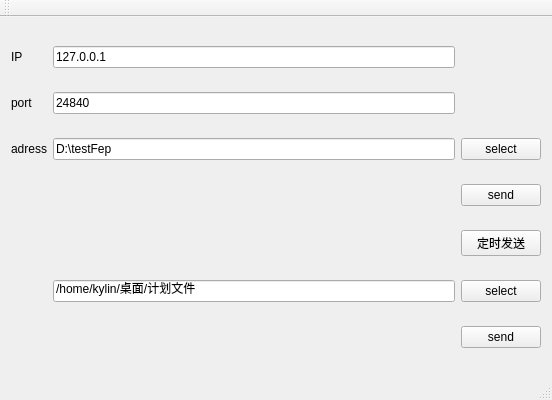
<?xml version="1.0" encoding="UTF-8"?>
<ui version="4.0">
 <class>MainWindow</class>
 <widget class="QMainWindow" name="MainWindow">
  <property name="geometry">
   <rect>
    <x>0</x>
    <y>0</y>
    <width>552</width>
    <height>400</height>
   </rect>
  </property>
  <property name="windowTitle">
   <string>MainWindow</string>
  </property>
  <widget class="QWidget" name="centralWidget">
   <layout class="QGridLayout" name="gridLayout">
    <item row="0" column="1">
     <widget class="QLineEdit" name="lineEdit">
      <property name="text">
       <string>127.0.0.1</string>
      </property>
     </widget>
    </item>
    <item row="6" column="3">
     <widget class="QPushButton" name="pushButton_4">
      <property name="text">
       <string>send</string>
      </property>
     </widget>
    </item>
    <item row="2" column="0">
     <widget class="QLabel" name="label_3">
      <property name="text">
       <string>adress</string>
      </property>
     </widget>
    </item>
    <item row="5" column="1">
     <widget class="QLineEdit" name="lineEdit_4">
      <property name="text">
       <string>/home/kylin/桌面/计划文件</string>
      </property>
     </widget>
    </item>
    <item row="2" column="3">
     <widget class="QPushButton" name="pushButton_3">
      <property name="text">
       <string>select</string>
      </property>
     </widget>
    </item>
    <item row="4" column="3">
     <widget class="QPushButton" name="timerSend">
      <property name="text">
       <string>定时发送</string>
      </property>
     </widget>
    </item>
    <item row="1" column="1">
     <widget class="QLineEdit" name="lineEdit_2">
      <property name="text">
       <string>24840</string>
      </property>
     </widget>
    </item>
    <item row="1" column="0">
     <widget class="QLabel" name="label_2">
      <property name="text">
       <string>port</string>
      </property>
     </widget>
    </item>
    <item row="0" column="0">
     <widget class="QLabel" name="label">
      <property name="text">
       <string>IP</string>
      </property>
     </widget>
    </item>
    <item row="5" column="3">
     <widget class="QPushButton" name="pushButton_5">
      <property name="text">
       <string>select</string>
      </property>
     </widget>
    </item>
    <item row="2" column="1">
     <widget class="QLineEdit" name="lineEdit_3">
      <property name="text">
       <string>D:\testFep</string>
      </property>
     </widget>
    </item>
    <item row="3" column="3">
     <widget class="QPushButton" name="pushButton_6">
      <property name="text">
       <string>send</string>
      </property>
     </widget>
    </item>
   </layout>
  </widget>
  <widget class="QMenuBar" name="menuBar">
   <property name="geometry">
    <rect>
     <x>0</x>
     <y>0</y>
     <width>552</width>
     <height>25</height>
    </rect>
   </property>
  </widget>
  <widget class="QToolBar" name="mainToolBar">
   <attribute name="toolBarArea">
    <enum>TopToolBarArea</enum>
   </attribute>
   <attribute name="toolBarBreak">
    <bool>false</bool>
   </attribute>
  </widget>
  <widget class="QStatusBar" name="statusBar"/>
 </widget>
 <layoutdefault spacing="6" margin="11"/>
 <resources/>
 <connections/>
</ui>
